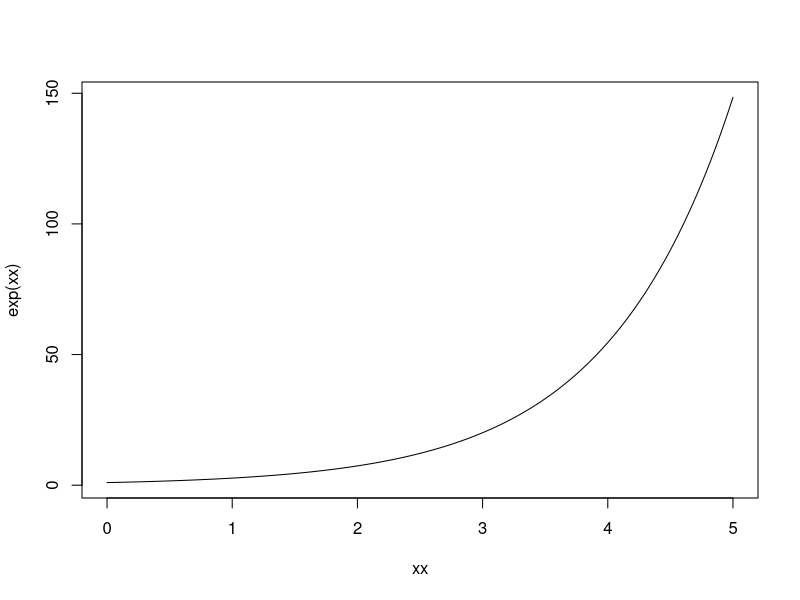
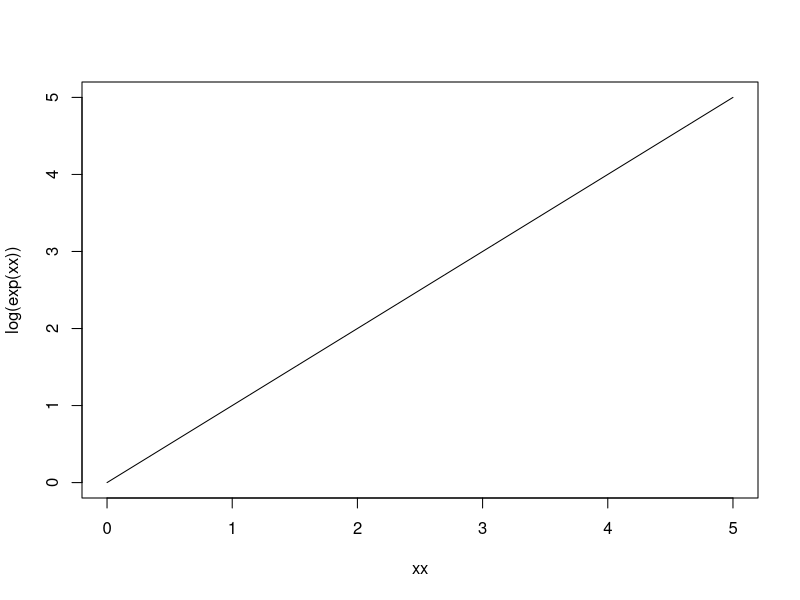
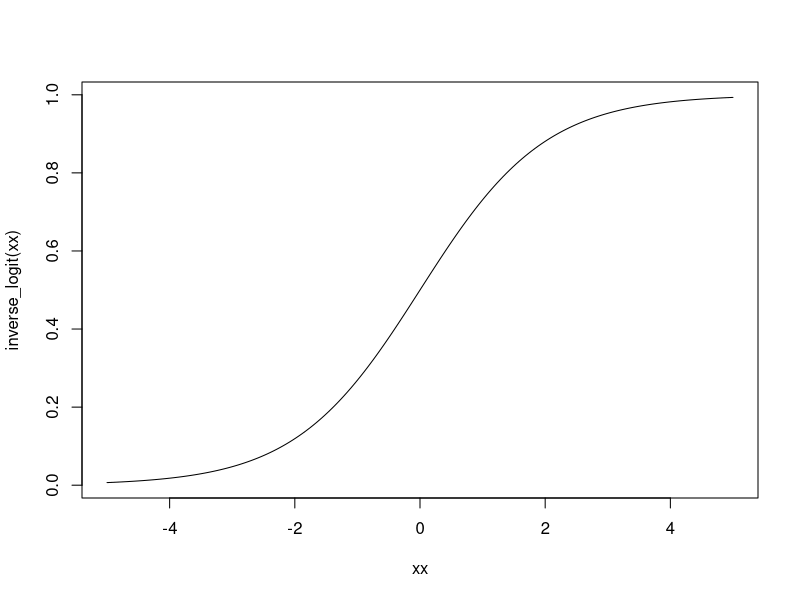
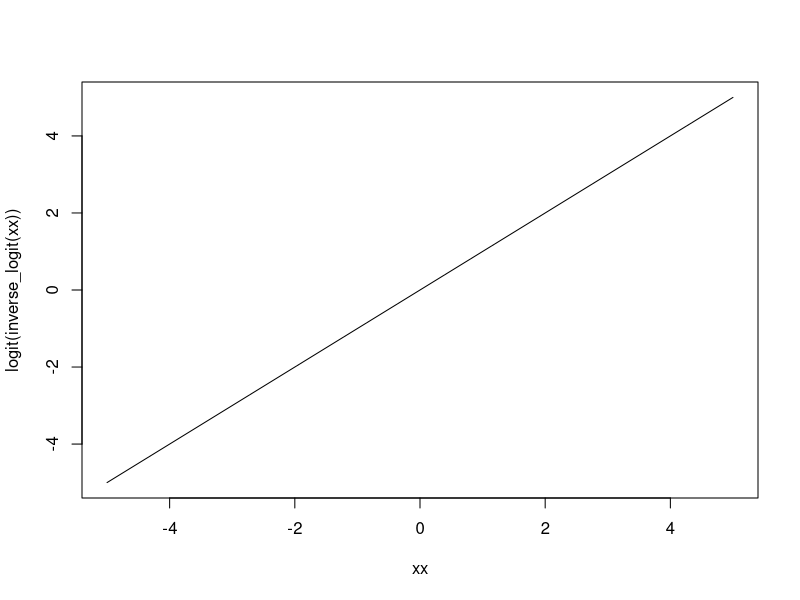
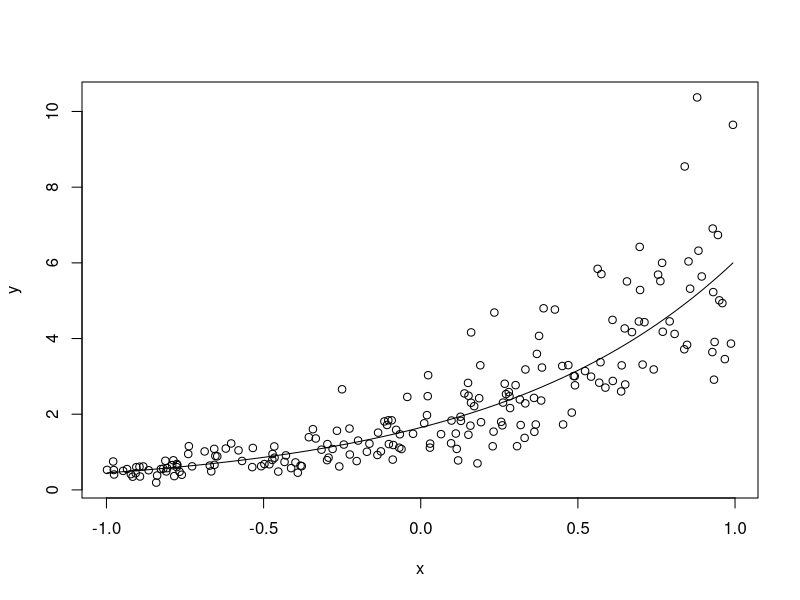

Generate these figures, in order, with R: (Note: this script raises an error after producing the figures.)
## ---- chunk 1
library(ggplot2)
library(dplyr)
set.seed(111)
N <- 200
x <- runif(N, -1, 1)
a <- 0.5
b <- 1.3
d <- data_frame(x = x)
d
## ---- chunk 2
logit <- function(x) qlogis(x)
inverse_logit <- function(x) plogis(x)
## ---- chunk 3
xx <- seq(0, 5, length.out = 200)
plot(xx, exp(xx), type = "l")
## ---- chunk 4
plot(xx, log(exp(xx)), type = "l")
## ---- chunk 5
xx <- seq(-5, 5, length.out = 200)
plot(xx, inverse_logit(xx), type = "l")
## ---- chunk 6
plot(xx, logit(inverse_logit(xx)), type = "l")
## ---- chunk 7
y_true <- exp(a + b * x)
shape <- 8
y <- rgamma(N, rate = shape / y_true, shape = shape)
d$y <- y
plot(x, y);lines(sort(x), y_true[order(x)])
## ---- chunk 8
(m_gamma <- glm(y ~ x, family = 
    Gamma(link = "log"), data = d)) # exercise

ggeffects::ggpredict(m_gamma, "x", full.data = TRUE) %>%
  ggplot(aes(x, predicted)) +
  geom_line(colour = "red") + 
  geom_ribbon(aes(ymin = conf.low, ymax = conf.high), alpha = .2) +
  geom_point(aes(y = observed))
## ---- chunk 9
y_true <- exp(a + b * x)
y <- rpois(N, lambda = y_true)
d$y <- y
plot(x, y);lines(sort(x), y_true[order(x)])
## ---- chunk 10
(m_poisson <- glm(y ~ x, family = 
    poisson(link = "log"), data = d)) # exercise

ggeffects::ggpredict(m_poisson, "x", full.data = TRUE) %>%
  ggplot(aes(x, predicted)) +
  geom_line(colour = "red") + 
  geom_ribbon(aes(ymin = conf.low, ymax = conf.high), alpha = .2) +
  geom_point(aes(y = observed))
## ---- chunk 11
y_true <- exp(a + b * x)
y <- MASS::rnegbin(N, mu = y_true, theta = 0.6)
d$y <- y
plot(x, y);lines(sort(x), y_true[order(x)])
## ---- chunk 12
(m_nb <- MASS::glm.nb(y ~ x, data = d))

ggeffects::ggpredict(m_nb, "x", full.data = TRUE) %>%
  ggplot(aes(x, predicted)) +
  geom_line(colour = "red") + 
  geom_ribbon(aes(ymin = conf.low, ymax = conf.high), alpha = .2) +
  geom_point(aes(y = observed))
## ---- chunk 13
y_linear <- a + b * x
prob_true <- inverse_logit(y_linear)
y <- rbinom(N, 1, prob_true)
d$y <- y
plot(x, jitter(y, 0.1));lines(sort(x), prob_true[order(x)])
## ---- chunk 14
(m_bin <- glm(y ~ x, family = 
    binomial(link = "logit"), data = d)) # exercise

g <- ggeffects::ggpredict(m_bin, "x", full.data = TRUE) %>%
  ggplot(aes(x, predicted)) +
  geom_line(colour = "red") + 
  geom_ribbon(aes(ymin = conf.low, ymax = conf.high), alpha = .2) +
  geom_point(aes(y = observed))
g

coef(m_bin)
(slope <- round(coef(m_bin)[[2]], 3)) # slope
(int <- round(coef(m_bin)[[1]], 3)) # intercept
## ---- chunk 15
plot(sort(x), logit(prob_true[order(x)]), ylab = "log odds")
abline(a = a, b = b, col = "red")
abline(a = int, b = slope, col = "blue")
## ---- chunk 16
plot(sort(x), exp(logit(prob_true[order(x)])), ylab = "odds")
curve(exp(int + slope * x), min(x), max(x), add = TRUE, col = "blue")
## ---- chunk 17
(approximate_slope <- slope/4)
intercept <- inverse_logit(int)

g + geom_vline(xintercept = c(-0.5, 0, 0.5), lty = 2) +
  geom_abline(intercept = intercept, 
    slope = approximate_slope, size = 1) +
  ylab("Probability of y = 1")
